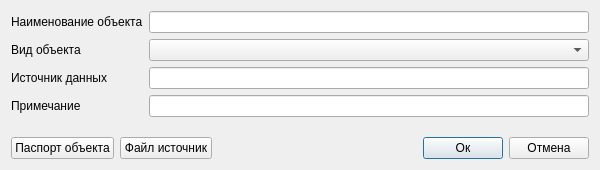
<?xml version="1.0" encoding="UTF-8"?>
<ui version="4.0">
 <class>Dialog</class>
 <widget class="QDialog" name="Dialog">
  <property name="geometry">
   <rect>
    <x>0</x>
    <y>0</y>
    <width>600</width>
    <height>170</height>
   </rect>
  </property>
  <property name="minimumSize">
   <size>
    <width>600</width>
    <height>170</height>
   </size>
  </property>
  <property name="windowTitle">
   <string>Точки подключения (маркер)</string>
  </property>
  <property name="accessibleName">
   <string notr="true">btnSave</string>
  </property>
  <layout class="QVBoxLayout" name="verticalLayout_2">
   <item>
    <layout class="QGridLayout" name="gridLayout_2">
     <item row="0" column="1">
      <layout class="QHBoxLayout" name="horizontalLayout_4">
       <item>
        <layout class="QGridLayout" name="gridLayout_3">
         <item row="1" column="0">
          <widget class="QLabel" name="label_11">
           <property name="text">
            <string>Вид объекта</string>
           </property>
          </widget>
         </item>
         <item row="2" column="0">
          <widget class="QLabel" name="label_25">
           <property name="text">
            <string>Источник данных</string>
           </property>
          </widget>
         </item>
         <item row="4" column="1">
          <widget class="QLineEdit" name="tbNote">
           <property name="clearButtonEnabled">
            <bool>true</bool>
           </property>
          </widget>
         </item>
         <item row="2" column="1">
          <widget class="QLineEdit" name="tbDataSource">
           <property name="clearButtonEnabled">
            <bool>true</bool>
           </property>
          </widget>
         </item>
         <item row="4" column="0">
          <widget class="QLabel" name="label_2">
           <property name="text">
            <string>Примечание</string>
           </property>
          </widget>
         </item>
         <item row="0" column="1">
          <widget class="QLineEdit" name="tbDenomination">
           <property name="clearButtonEnabled">
            <bool>true</bool>
           </property>
          </widget>
         </item>
         <item row="0" column="0">
          <widget class="QLabel" name="label">
           <property name="text">
            <string>Наименование объекта</string>
           </property>
          </widget>
         </item>
         <item row="1" column="1">
          <widget class="QComboBox" name="cbObjectType"/>
         </item>
        </layout>
       </item>
      </layout>
     </item>
     <item row="3" column="1">
      <layout class="QHBoxLayout" name="horizontalLayout">
       <item>
        <widget class="QPushButton" name="btnObjectPassport">
         <property name="text">
          <string>Паспорт объекта</string>
         </property>
        </widget>
       </item>
       <item>
        <widget class="QPushButton" name="btnDownloadFiles">
         <property name="text">
          <string>Файл источник</string>
         </property>
        </widget>
       </item>
       <item>
        <spacer name="horizontalSpacer">
         <property name="orientation">
          <enum>Qt::Horizontal</enum>
         </property>
         <property name="sizeHint" stdset="0">
          <size>
           <width>40</width>
           <height>20</height>
          </size>
         </property>
        </spacer>
       </item>
       <item>
        <widget class="QPushButton" name="btnOk">
         <property name="accessibleName">
          <string notr="true">btnSave</string>
         </property>
         <property name="text">
          <string>Ок</string>
         </property>
         <property name="default">
          <bool>true</bool>
         </property>
        </widget>
       </item>
       <item>
        <widget class="QPushButton" name="btnCancel">
         <property name="accessibleName">
          <string notr="true">btnCancel</string>
         </property>
         <property name="text">
          <string>Отмена</string>
         </property>
        </widget>
       </item>
      </layout>
     </item>
     <item row="2" column="1">
      <layout class="QHBoxLayout" name="horizontalLayout_2">
       <item>
        <spacer name="verticalSpacer">
         <property name="orientation">
          <enum>Qt::Vertical</enum>
         </property>
         <property name="sizeHint" stdset="0">
          <size>
           <width>20</width>
           <height>40</height>
          </size>
         </property>
        </spacer>
       </item>
      </layout>
     </item>
    </layout>
   </item>
  </layout>
 </widget>
 <tabstops>
  <tabstop>tbDenomination</tabstop>
  <tabstop>cbObjectType</tabstop>
  <tabstop>tbDataSource</tabstop>
  <tabstop>tbNote</tabstop>
  <tabstop>btnObjectPassport</tabstop>
  <tabstop>btnOk</tabstop>
  <tabstop>btnCancel</tabstop>
 </tabstops>
 <resources/>
 <connections/>
</ui>
